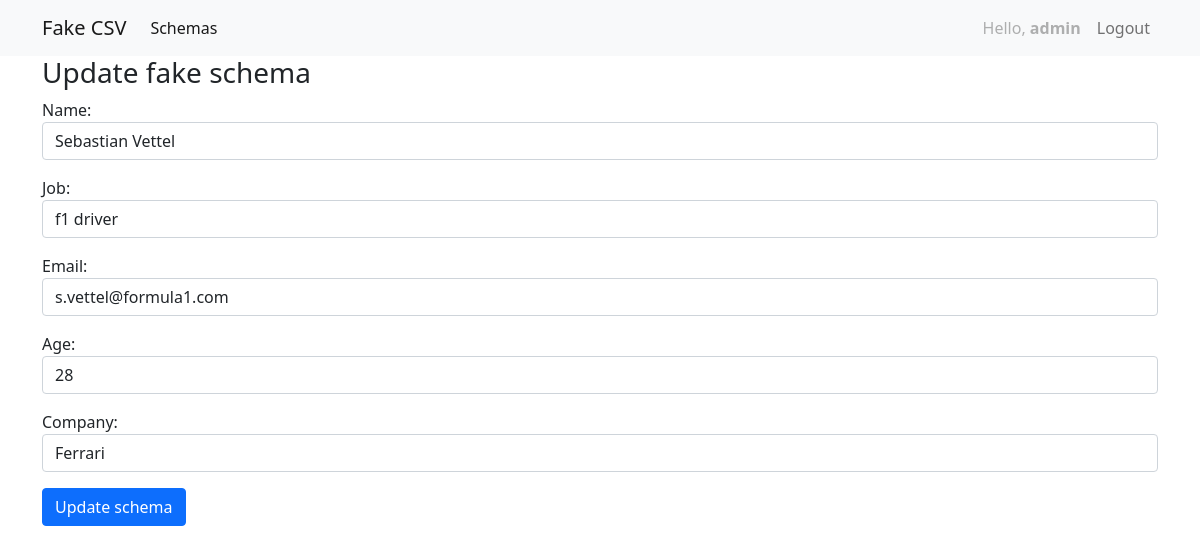
The page /update/9/ (signed in) on the database its author committed.
### fake/models.py (models this page shows, shortened)
class Test(models.Model):
    user = models.ForeignKey(User, on_delete=models.CASCADE, null=True, blank=True)
    name = models.CharField(max_length=50, null=True, blank=True)
    job = models.CharField(max_length=50, null=True, blank=True)
    email = models.EmailField(null=True, blank=True)
    age = models.IntegerField(
        default=1,
        validators=[MaxValueValidator(70), MinValueValidator(16)]
     )
    company = models.CharField(
            max_length=100,
            validators=[MinLengthValidator(2, "Title must be greater than 2 characters")],
    )
    created_at = models.DateTimeField(auto_now_add=True)
    updated_at = models.DateTimeField(auto_now=True)
    class Meta:
        ordering = ['-name']

### fake/views.py (the view)
# urls.py: path('update/<int:pk>/', TestUpdate.as_view(), name='update'),
class TestUpdate(LoginRequiredMixin, UpdateView):
    model = Test
    template_name= 'fake/update.html'
    success_url = reverse_lazy('home')
    form_class = TestCreateForm

### fake/forms.py
class TestCreateForm(forms.ModelForm):
    class Meta:
        model = Test
        fields = ('name', 'job', 'email', 'age', 'company')
        widgets = {
            'name': forms.TextInput(attrs={'class':'form-control'}),
            'job': forms.TextInput(attrs={'class':'form-control'}),
            'email': forms.TextInput(attrs={'class':'form-control'}),
            'age': forms.TextInput(attrs={'class':'form-control'}),
            'company': forms.TextInput(attrs={'class':'form-control'}),
        }

### fake/templates/fake/update.html (shortened to what this page needs)
{% extends 'fake/base.html' %}
{% block  content %}
<h3> Update fake schema </h3>
<form method='POST'>
    {{form.as_p}}
    <button class="btn btn-primary" type='submit' value='Submit'>Update schema </button>
</form>
{% endblock %}

### fake/templates/fake/base.html (shortened to what this page needs)
<!doctype html>
<html lang="en">
  <head>
    <link href="https://cdn.jsdelivr.net/npm/bootstrap@5.1.3/dist/css/bootstrap.min.css" rel="stylesheet">
  </head>
  <body>
    <nav class="navbar navbar-expand-lg navbar-light bg-light">
        <div class="container">
          <a class="navbar-brand" href="#">Fake CSV</a>
          <div class="collapse navbar-collapse" id="navbarSupportedContent">
            <ul class="navbar-nav me-auto mb-2 mb-lg-0">
              <li class="nav-item">
                <a class="nav-link active" aria-current="page" href="{% url 'home' %}">Schemas</a>
              </li>
            </ul>
            <ul class="navbar-nav ml-auto">
                {% if request.user.is_authenticated %}
                    <li class="nav-item">
                        <a class="nav-link disabled">Hello, <b>{{request.user.username }}</b></a>
                    </li>
                <li class="nav-item">
                    <a class="nav-link" href="{% url 'logout' %}">Logout</a>
                </li>
                {% else %}
                    <li class="nav-item">
                        <a class="nav-link" href="{% url 'login' %}">Login</a>
                      </li>
                    {% endif %}
            </ul>
          </div>
        </div>
      </nav>
    <div class='container'>
        {% block  content %}
        {% endblock %}
    </div>
  </body>
</html>

### rows shown on the page
Test: name "Sebastian Vettel", job "f1 driver", email "s.vettel@formula1.com", age "28", company "Ferrari"

### other values the page prints
{{ request.user.username }} "admin"
